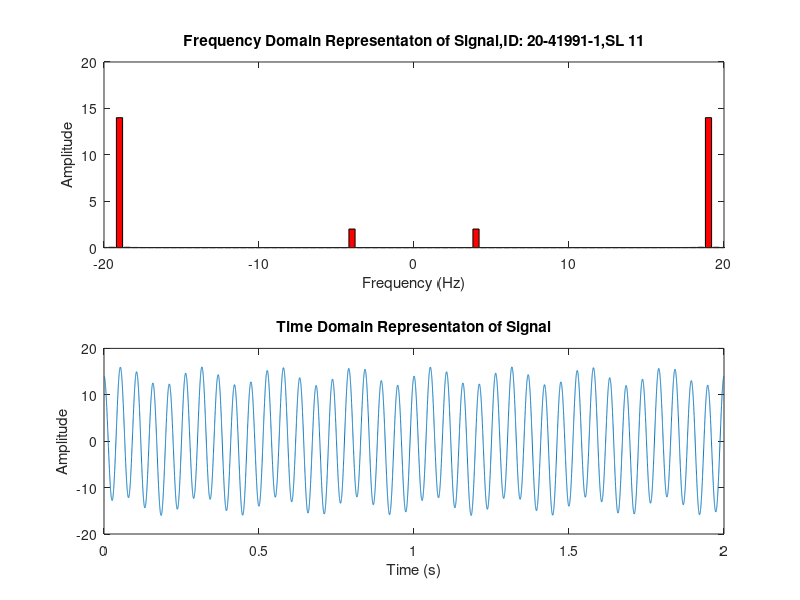

Write the MATLAB code that produced this figure.
a1=2; 
a2=14; 
f1=4; 
f2=19; 
fs = 8000; %Sampling frequency
t=0:1/fs:2; %Time duration
nt=length(t); %Total number of samples
%Signal
signal_x = a1*sin(2*pi*f1*t) + a2*cos(2*pi*f2*t);
subplot(2, 1, 2)
plot(t,signal_x)
xlabel('Time (s)');
ylabel('Amplitude');
title('Time Domain Representaton of Signal');
fx=abs(fftshift(fft(signal_x )))/(nt/2);
f= linspace(-fs/2,fs/2,nt);
subplot(2, 1, 1)
bar(f,fx,'r');
xlim([-20 20 ])
xlabel('Frequency (Hz)');
ylabel('Amplitude');
title('Frequency Domain Representaton of Signal,ID: 20-41991-1,SL 11');
